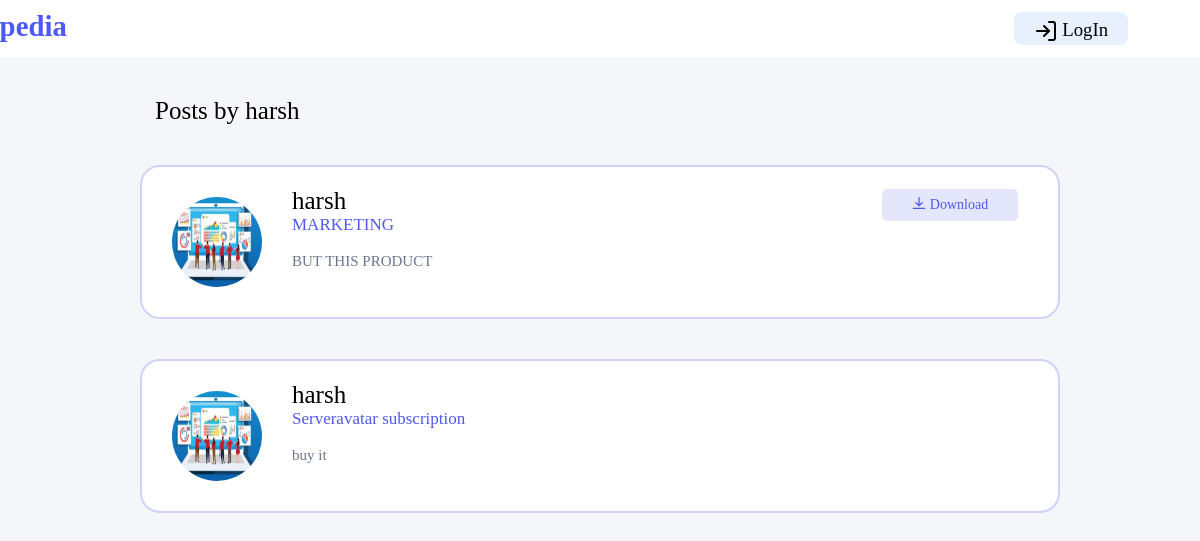
The page /user/harsh on the database its author committed.
### blog/models.py (models this page shows, shortened)
class Post(models.Model):
	title = models.CharField(max_length=100,name='title')
	file = models.FileField(null=True,blank=True,upload_to='Files',name='file')
	content = models.TextField(name='content')
	date_posted = models.DateTimeField(default=timezone.now)
	author = models.ForeignKey(User, on_delete=models.CASCADE)

### users/models.py (models this page shows, shortened)
class Profile(models.Model):
    user = models.OneToOneField(User, on_delete=models.CASCADE)
    image = models.ImageField(default='default.jpg', upload_to='profile_pics')

### blog/views.py (the view)
# urls.py: path('user/<str:username>', UserPostListView.as_view(), name='user-posts'),
class UserPostListView(ListView):
    model = Post
    template_name = 'blog/user_posts.html'  # <app>/<model>_<viewtype>.html
    context_object_name = 'posts'
    def get_queryset(self):
        user = get_object_or_404(User, username=self.kwargs.get('username'))
        return Post.objects.filter(author=user).order_by('-date_posted')

### blog/templates/blog/user_posts.html (shortened to what this page needs)
{% extends "blog/base.html" %}
{% block content %}
    <div class="edittitle">Posts by {{ view.kwargs.username }}</div>
    {% for post in posts %}
<div class="homes">
    <div>
        <a href="{{ post.author.profile.image.url }} " target="_blank"><img class="image" src="{{ post.author.profile.image.url }}"></a>
    </div>
    <div class="details">
        <a href="{% url 'user-posts' post.author.username  %}"><text class="items itmes1">{{ post.author }}</text></a>
        <br>
        <text class="items itmes2">{{ post.title }}</text>
        <br><br>
        <text class="items itmes3">{{ post.content }}</text>
        <br>
    </div>
    {% if post.file %}
    <div class="downl">
        <a href="{{ post.file.url }}" download >
        <button class="btnss" type="submit" name="Downalod">
            Download
        </button></a>
    </div>
    {% endif %}
</div>
{% endfor %}
{% endblock content %}

### blog/static/blog/style.css (style rules this page uses)
* { margin:0; padding:0; font-family: 'cera pro', Times, serif; text-decoration: None; }
body { background-color:rgb(245,246,250); }
.image { margin:30px; border-radius:50%; height:90px; width:90px; }
.details { padding:20px 0px 0px 0px; }
.itmes1 { font-size:25px; color:rgb(0,0,0); }
.itmes2 { font-size:17px; color:rgb(79,88,240); }
.itmes3 { color:rgb(107,118,139); font-size:15px; }
.btnss { padding:8px 30px; font-size:14px; background-color:rgb(228,230,252); color:rgb(79,88,240); border:None; border-radius:5px; cursor: pointer; }
.downl { margin: 22px 0px 0px 450px; }
.titlenew,.edittitle { padding:40px 0px 0px 155px; font-size:25px; font-weight:semibold; }
.homes { margin:40px 140px; background-color:white; border: 2px solid rgb(208,210,250); border-radius:20px; display:flex; }
a { color:inherit; text-decoration:None; }

### rows shown on the page
Post: author.profile.image (picture), author "harsh", title "MARKETING", content "BUT THIS PRODUCT"
Post: author.profile.image (picture), author "harsh", title "Serveravatar subscription", content "buy it"

### other values the page prints
{{ view.kwargs.username }} "harsh"
